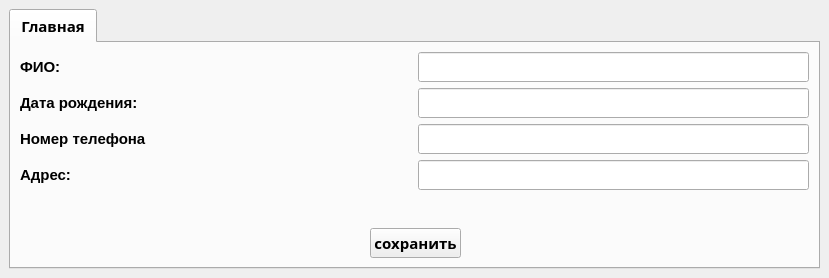
<?xml version="1.0" encoding="UTF-8"?>
<ui version="4.0">
 <class>MainWindow</class>
 <widget class="QMainWindow" name="MainWindow">
  <property name="geometry">
   <rect>
    <x>0</x>
    <y>0</y>
    <width>829</width>
    <height>278</height>
   </rect>
  </property>
  <property name="sizePolicy">
   <sizepolicy hsizetype="Expanding" vsizetype="Expanding">
    <horstretch>0</horstretch>
    <verstretch>0</verstretch>
   </sizepolicy>
  </property>
  <property name="windowTitle">
   <string>MainWindow</string>
  </property>
  <widget class="QWidget" name="centralwidget">
   <layout class="QVBoxLayout" name="verticalLayout_11">
    <item>
     <widget class="QTabWidget" name="tabWidget">
      <property name="font">
       <font>
        <family>Segoe UI Semibold</family>
        <pointsize>11</pointsize>
        <weight>75</weight>
        <bold>true</bold>
       </font>
      </property>
      <property name="currentIndex">
       <number>0</number>
      </property>
      <widget class="QWidget" name="tab">
       <property name="sizePolicy">
        <sizepolicy hsizetype="Minimum" vsizetype="Minimum">
         <horstretch>0</horstretch>
         <verstretch>0</verstretch>
        </sizepolicy>
       </property>
       <attribute name="title">
        <string>Главная</string>
       </attribute>
       <layout class="QVBoxLayout" name="verticalLayout_12">
        <item>
         <layout class="QGridLayout" name="gridLayout_6">
          <item row="0" column="0">
           <layout class="QVBoxLayout" name="verticalLayout_10">
            <item>
             <layout class="QGridLayout" name="gridLayout">
              <item row="2" column="0">
               <layout class="QHBoxLayout" name="horizontalLayout_3">
                <item>
                 <widget class="QLabel" name="label_4">
                  <property name="font">
                   <font>
                    <family>Segoe UI</family>
                    <pointsize>11</pointsize>
                   </font>
                  </property>
                  <property name="text">
                   <string>Номер телефона</string>
                  </property>
                 </widget>
                </item>
                <item>
                 <widget class="QLineEdit" name="lineEdit3">
                  <property name="sizePolicy">
                   <sizepolicy hsizetype="Minimum" vsizetype="Minimum">
                    <horstretch>0</horstretch>
                    <verstretch>0</verstretch>
                   </sizepolicy>
                  </property>
                 </widget>
                </item>
               </layout>
              </item>
              <item row="3" column="0">
               <layout class="QHBoxLayout" name="horizontalLayout_4">
                <item>
                 <widget class="QLabel" name="label_5">
                  <property name="font">
                   <font>
                    <family>Segoe UI</family>
                    <pointsize>11</pointsize>
                   </font>
                  </property>
                  <property name="text">
                   <string>Адрес:</string>
                  </property>
                 </widget>
                </item>
                <item>
                 <widget class="QLineEdit" name="lineEdit4">
                  <property name="sizePolicy">
                   <sizepolicy hsizetype="Minimum" vsizetype="Minimum">
                    <horstretch>0</horstretch>
                    <verstretch>0</verstretch>
                   </sizepolicy>
                  </property>
                 </widget>
                </item>
               </layout>
              </item>
              <item row="0" column="0">
               <layout class="QHBoxLayout" name="horizontalLayout">
                <item>
                 <widget class="QLabel" name="label_2">
                  <property name="font">
                   <font>
                    <family>Segoe UI</family>
                    <pointsize>11</pointsize>
                   </font>
                  </property>
                  <property name="text">
                   <string>ФИО:</string>
                  </property>
                 </widget>
                </item>
                <item>
                 <widget class="QLineEdit" name="lineEdit1">
                  <property name="sizePolicy">
                   <sizepolicy hsizetype="Minimum" vsizetype="Minimum">
                    <horstretch>0</horstretch>
                    <verstretch>0</verstretch>
                   </sizepolicy>
                  </property>
                 </widget>
                </item>
               </layout>
              </item>
              <item row="1" column="0">
               <layout class="QHBoxLayout" name="horizontalLayout_2">
                <item>
                 <widget class="QLabel" name="label_3">
                  <property name="font">
                   <font>
                    <family>Segoe UI</family>
                    <pointsize>11</pointsize>
                   </font>
                  </property>
                  <property name="text">
                   <string>Дата рождения:</string>
                  </property>
                 </widget>
                </item>
                <item>
                 <widget class="QLineEdit" name="lineEdit2">
                  <property name="sizePolicy">
                   <sizepolicy hsizetype="Minimum" vsizetype="Minimum">
                    <horstretch>0</horstretch>
                    <verstretch>0</verstretch>
                   </sizepolicy>
                  </property>
                 </widget>
                </item>
               </layout>
              </item>
              <item row="4" column="0">
               <spacer name="verticalSpacer">
                <property name="orientation">
                 <enum>Qt::Vertical</enum>
                </property>
                <property name="sizeType">
                 <enum>QSizePolicy::Expanding</enum>
                </property>
                <property name="sizeHint" stdset="0">
                 <size>
                  <width>20</width>
                  <height>20</height>
                 </size>
                </property>
               </spacer>
              </item>
             </layout>
            </item>
            <item>
             <layout class="QHBoxLayout" name="horizontalLayout_11">
              <item>
               <spacer name="horizontalSpacer_2">
                <property name="orientation">
                 <enum>Qt::Horizontal</enum>
                </property>
                <property name="sizeType">
                 <enum>QSizePolicy::Fixed</enum>
                </property>
                <property name="sizeHint" stdset="0">
                 <size>
                  <width>350</width>
                  <height>20</height>
                 </size>
                </property>
               </spacer>
              </item>
              <item>
               <widget class="QPushButton" name="saveButton">
                <property name="sizePolicy">
                 <sizepolicy hsizetype="Minimum" vsizetype="Minimum">
                  <horstretch>0</horstretch>
                  <verstretch>0</verstretch>
                 </sizepolicy>
                </property>
                <property name="text">
                 <string>сохранить</string>
                </property>
               </widget>
              </item>
              <item>
               <spacer name="horizontalSpacer_3">
                <property name="orientation">
                 <enum>Qt::Horizontal</enum>
                </property>
                <property name="sizeHint" stdset="0">
                 <size>
                  <width>40</width>
                  <height>20</height>
                 </size>
                </property>
               </spacer>
              </item>
             </layout>
            </item>
           </layout>
          </item>
         </layout>
        </item>
       </layout>
      </widget>
     </widget>
    </item>
   </layout>
  </widget>
 </widget>
 <resources/>
 <connections/>
</ui>
